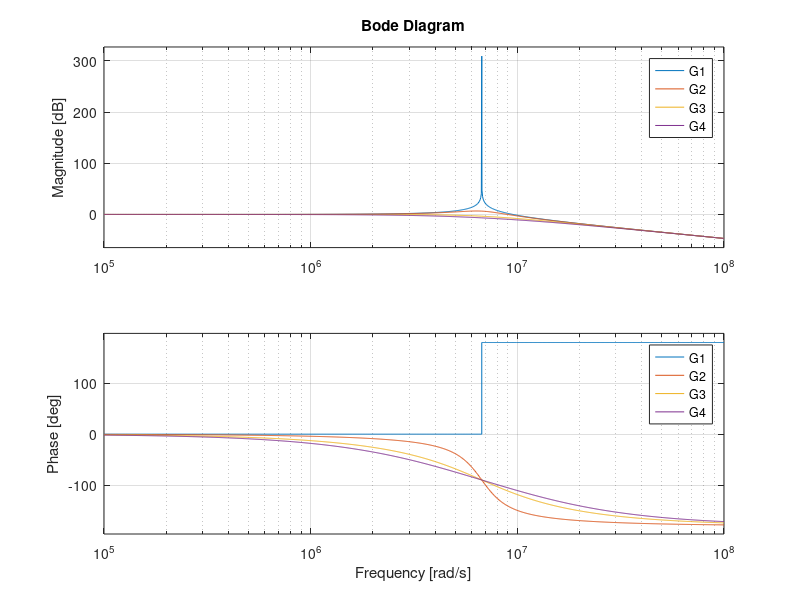
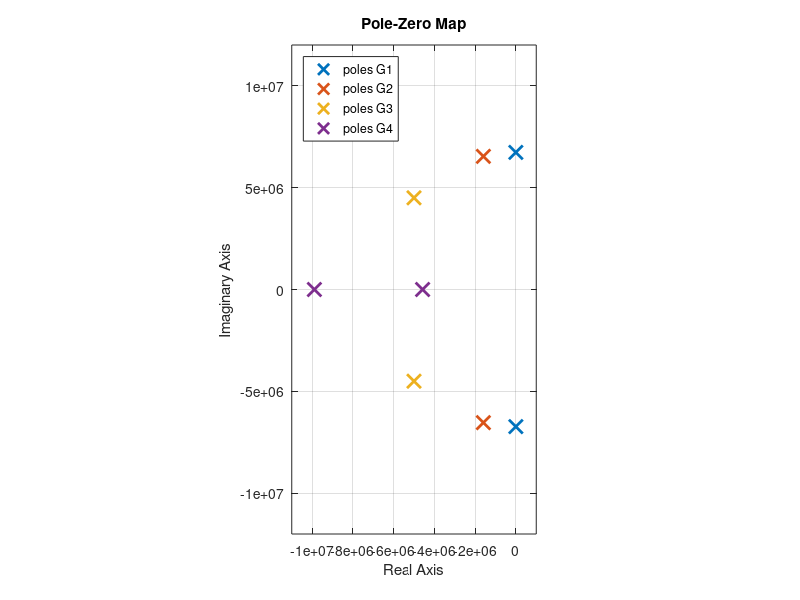
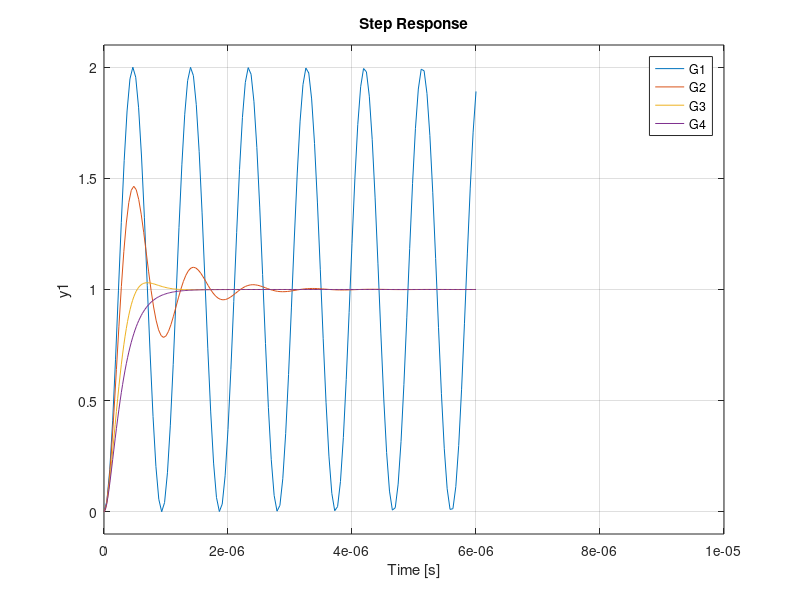

MATLAB code to generate these figures, in order:
close all; clear; clc; s = tf('s');
C = 4.7 * 10^(-10);
L = 47*10^(-6); % [microH]
wn = 1/sqrt(L*C); % calc wn
zeta = [0,0.2,1/sqrt(2),1];

R = 2*zeta*sqrt(L/C) % calc theoretical R to select feasible R

%C = 1/(4*pi^2*(10^12)*L);

R1 = 0; zeta1 = R1/2*sqrt(C/L); fprintf('zeta1=%f\n',zeta1);
R2 = 1.5*10^2; zeta2 = R2/2*sqrt(C/L); fprintf('zeta2=%f\n',zeta2);
R3 = 4.7*10^2; zeta3 = R3/2*sqrt(C/L); fprintf('zeta3=%f\n',zeta3);
R4 = 6.8*10^2; zeta4 = R4/2*sqrt(C/L); fprintf('zeta4=%f\n',zeta4);

% transfer functions
G1 = (wn^2)/(s^2+2*zeta1*wn*s+wn^2);
G2 = (wn^2)/(s^2+2*zeta2*wn*s+wn^2);
G3 = (wn^2)/(s^2+2*zeta3*wn*s+wn^2);
G4 = (wn^2)/(s^2+2*zeta4*wn*s+wn^2);

figure; bode(G1,G2,G3,G4);
grid on;    % show grid
legend;     % show legend
saveas(gcf, 'rlc_bode2.png');   % save as png file

figure; pzmap(G1,G2,G3,G4);
daspect([1 1 1]);               % aspect ratio
legend('Location','northwest'); % show legend
saveas(gcf, 'rlc_pzmap2.png');  % save as png file

figure; step(G1,G2,G3,G4);  % step response
grid on;    % show grid
legend;     % show legend
xlim([0,1e-5]);
saveas(gcf, 'rlc_step2.png');   % save as png file
